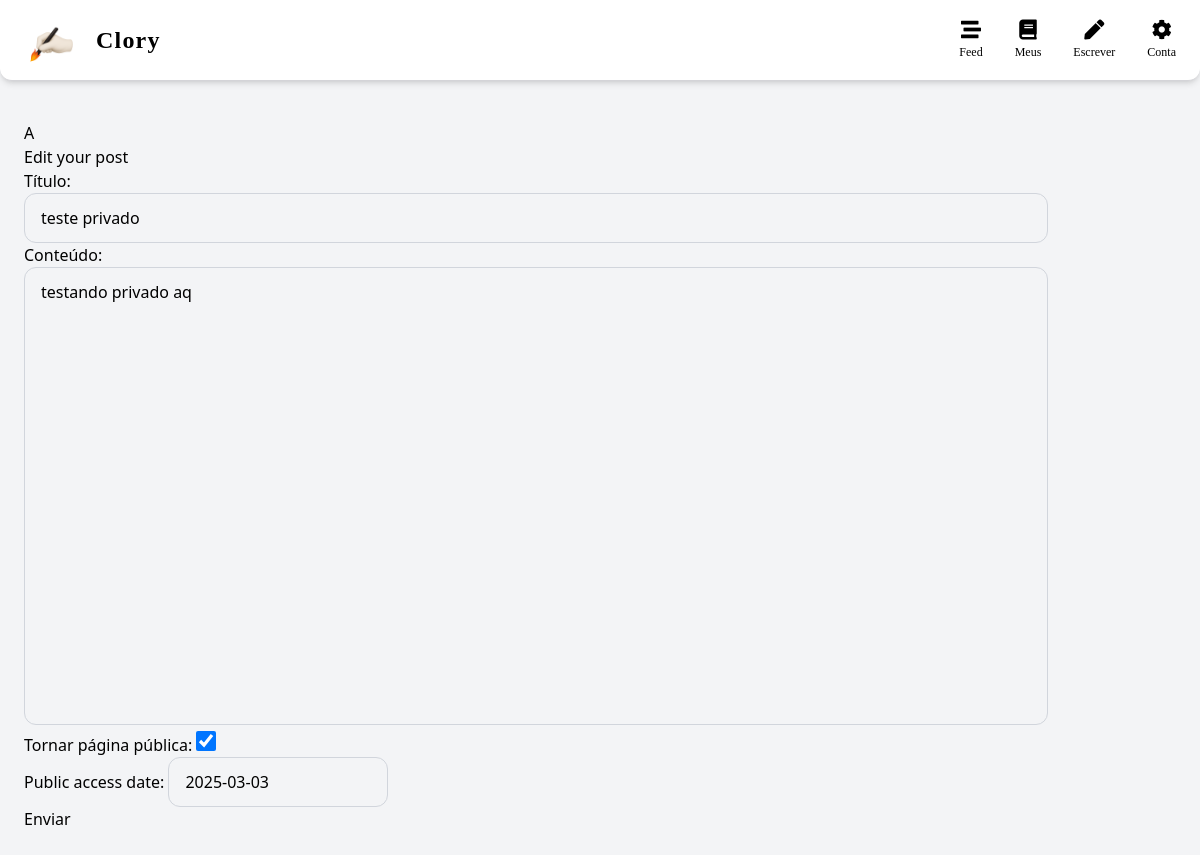
Page /post/edit/1 on the earlier database version.
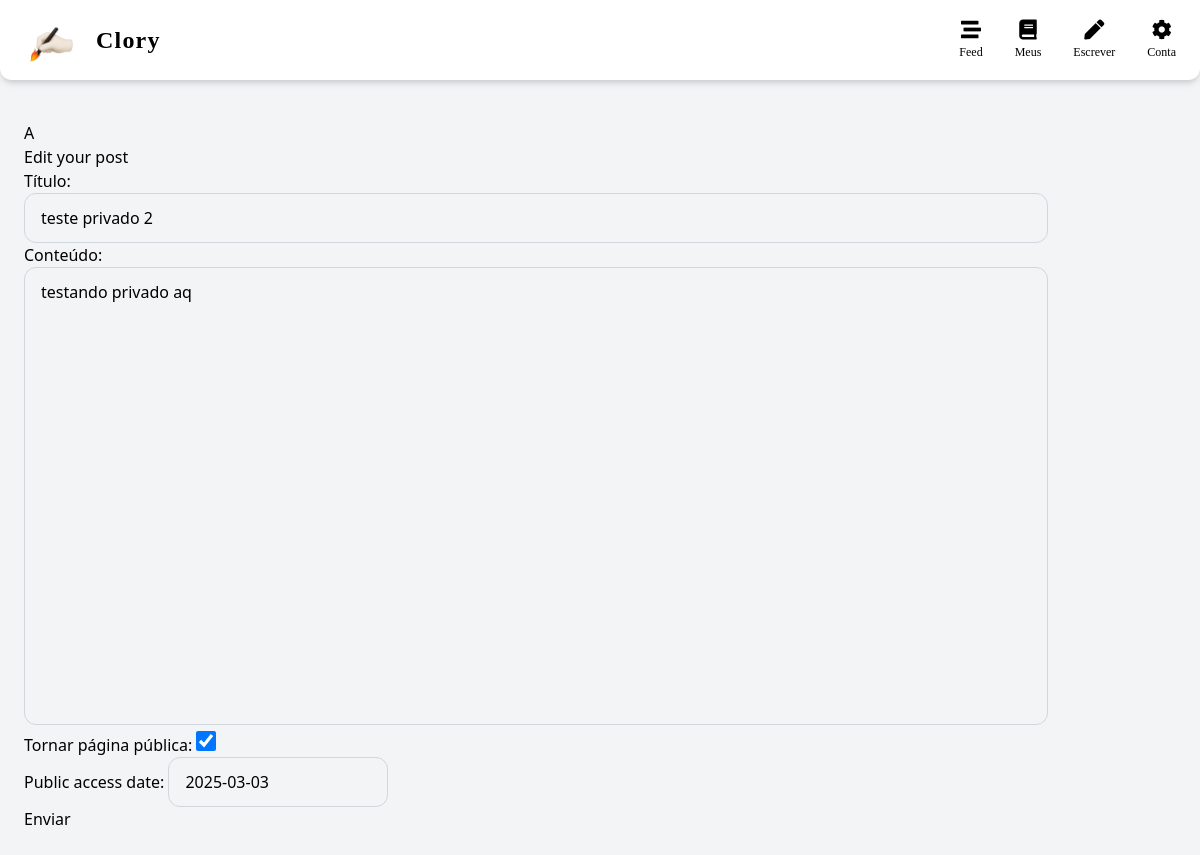
Same page on the later database version.
### page/models.py (models this page shows, shortened)
class Page(models.Model):
    author = models.ForeignKey(CustomUser, null=True, on_delete=models.CASCADE)
    title = models.CharField(max_length=50)
    content = models.TextField(max_length=900)
    publication_date = models.DateTimeField(auto_now_add=True)
    public_access = models.BooleanField(default=False)
    public_access_date = models.DateField(blank=True, null=True)

### page/views.py (the view)
# urls.py: path('post/edit/<int:page_id>', post_edit, name='post_edit'),
def post_edit(request, page_id):
    page = Page.objects.get(pk=page_id)
    if request.method == 'POST':
        form = PageForm(request.POST, instance=page)
        if form.is_valid():
            form.save()
            return redirect('user_post')
    else:
        form = PageForm(instance=page)
    return render(request, 'page/post_edit.html', {'form': form})

### page/templates/page/post_edit.html
{% extends "theme/base.html" %}
{% block content %}
<div class="container">
    <h2 class="title">Edit your post</h2>
    <form class="form-group" method="POST">
        {% csrf_token %} {{ form.as_p }}
        <button type="submit" class="send-button">Enviar</button>
    </form>
</div>
{% endblock %}

Differences in the rows shown:
changed Page "testando privado aq": title "teste privado" → "teste privado 2"
